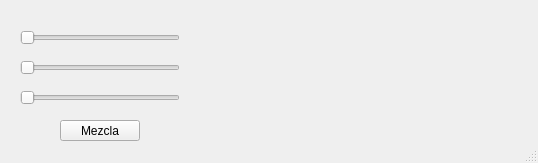
<?xml version="1.0" encoding="UTF-8"?>
<ui version="4.0">
 <class>main</class>
 <widget class="QMainWindow" name="main">
  <property name="geometry">
   <rect>
    <x>0</x>
    <y>0</y>
    <width>538</width>
    <height>163</height>
   </rect>
  </property>
  <property name="windowTitle">
   <string>main</string>
  </property>
  <widget class="QWidget" name="centralwidget">
   <widget class="QSlider" name="rSlider">
    <property name="geometry">
     <rect>
      <x>20</x>
      <y>30</y>
      <width>160</width>
      <height>16</height>
     </rect>
    </property>
    <property name="orientation">
     <enum>Qt::Horizontal</enum>
    </property>
   </widget>
   <widget class="QSlider" name="gSlider">
    <property name="geometry">
     <rect>
      <x>20</x>
      <y>60</y>
      <width>160</width>
      <height>16</height>
     </rect>
    </property>
    <property name="orientation">
     <enum>Qt::Horizontal</enum>
    </property>
   </widget>
   <widget class="QSlider" name="bSlider">
    <property name="geometry">
     <rect>
      <x>20</x>
      <y>90</y>
      <width>160</width>
      <height>16</height>
     </rect>
    </property>
    <property name="orientation">
     <enum>Qt::Horizontal</enum>
    </property>
   </widget>
   <widget class="QPushButton" name="pushButton">
    <property name="geometry">
     <rect>
      <x>60</x>
      <y>120</y>
      <width>80</width>
      <height>21</height>
     </rect>
    </property>
    <property name="text">
     <string>Mezcla</string>
    </property>
   </widget>
  </widget>
  <widget class="QStatusBar" name="statusbar"/>
 </widget>
 <resources/>
 <connections/>
</ui>
